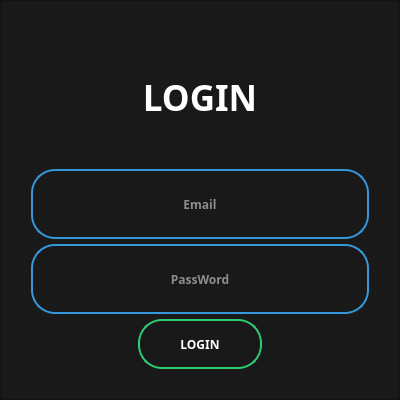
<?xml version="1.0" encoding="UTF-8"?>
<ui version="4.0">
 <class>MainWindow</class>
 <widget class="QMainWindow" name="MainWindow">
  <property name="geometry">
   <rect>
    <x>0</x>
    <y>0</y>
    <width>400</width>
    <height>400</height>
   </rect>
  </property>
  <property name="minimumSize">
   <size>
    <width>400</width>
    <height>400</height>
   </size>
  </property>
  <property name="maximumSize">
   <size>
    <width>400</width>
    <height>400</height>
   </size>
  </property>
  <property name="windowTitle">
   <string>MainWindow</string>
  </property>
  <property name="styleSheet">
   <string notr="true">margin: 0;
padding: 0;
font-family: sans-serif;
 background: #191919;</string>
  </property>
  <property name="tabShape">
   <enum>QTabWidget::Rounded</enum>
  </property>
  <widget class="QWidget" name="centralwidget">
   <layout class="QVBoxLayout" name="verticalLayout_2">
    <property name="spacing">
     <number>0</number>
    </property>
    <property name="leftMargin">
     <number>0</number>
    </property>
    <property name="topMargin">
     <number>0</number>
    </property>
    <property name="rightMargin">
     <number>0</number>
    </property>
    <property name="bottomMargin">
     <number>0</number>
    </property>
    <item>
     <widget class="QFrame" name="frame">
      <property name="styleSheet">
       <string notr="true">  padding: 30px;
  background: #191919;

  color: white;
  text-transform: uppercase;
  font-weight: 500;
</string>
      </property>
      <property name="frameShape">
       <enum>QFrame::StyledPanel</enum>
      </property>
      <property name="frameShadow">
       <enum>QFrame::Raised</enum>
      </property>
      <layout class="QVBoxLayout" name="verticalLayout_3">
       <property name="spacing">
        <number>0</number>
       </property>
       <property name="leftMargin">
        <number>0</number>
       </property>
       <property name="topMargin">
        <number>0</number>
       </property>
       <property name="rightMargin">
        <number>0</number>
       </property>
       <property name="bottomMargin">
        <number>0</number>
       </property>
       <item>
        <layout class="QVBoxLayout" name="verticalLayout" stretch="1,3,3,3">
         <property name="spacing">
          <number>5</number>
         </property>
         <item>
          <layout class="QHBoxLayout" name="horizontalLayout_3" stretch="0,1,0">
           <property name="spacing">
            <number>0</number>
           </property>
           <property name="sizeConstraint">
            <enum>QLayout::SetFixedSize</enum>
           </property>
           <item>
            <spacer name="horizontalSpacer_3">
             <property name="orientation">
              <enum>Qt::Horizontal</enum>
             </property>
             <property name="sizeHint" stdset="0">
              <size>
               <width>40</width>
               <height>20</height>
              </size>
             </property>
            </spacer>
           </item>
           <item>
            <widget class="QLabel" name="label">
             <property name="sizePolicy">
              <sizepolicy hsizetype="Expanding" vsizetype="Expanding">
               <horstretch>0</horstretch>
               <verstretch>0</verstretch>
              </sizepolicy>
             </property>
             <property name="minimumSize">
              <size>
               <width>20</width>
               <height>20</height>
              </size>
             </property>
             <property name="maximumSize">
              <size>
               <width>16777215</width>
               <height>16777215</height>
              </size>
             </property>
             <property name="baseSize">
              <size>
               <width>0</width>
               <height>0</height>
              </size>
             </property>
             <property name="font">
              <font>
               <family>sans-serif</family>
               <pointsize>26</pointsize>
               <weight>62</weight>
               <bold>true</bold>
              </font>
             </property>
             <property name="contextMenuPolicy">
              <enum>Qt::DefaultContextMenu</enum>
             </property>
             <property name="styleSheet">
              <string notr="true"/>
             </property>
             <property name="lineWidth">
              <number>0</number>
             </property>
             <property name="midLineWidth">
              <number>3</number>
             </property>
             <property name="text">
              <string>LOGIN</string>
             </property>
             <property name="textFormat">
              <enum>Qt::AutoText</enum>
             </property>
             <property name="alignment">
              <set>Qt::AlignCenter</set>
             </property>
             <property name="wordWrap">
              <bool>false</bool>
             </property>
             <property name="margin">
              <number>0</number>
             </property>
             <property name="indent">
              <number>0</number>
             </property>
            </widget>
           </item>
           <item>
            <spacer name="horizontalSpacer_4">
             <property name="orientation">
              <enum>Qt::Horizontal</enum>
             </property>
             <property name="sizeHint" stdset="0">
              <size>
               <width>40</width>
               <height>20</height>
              </size>
             </property>
            </spacer>
           </item>
          </layout>
         </item>
         <item>
          <widget class="QLineEdit" name="Email">
           <property name="maximumSize">
            <size>
             <width>16777215</width>
             <height>70</height>
            </size>
           </property>
           <property name="layoutDirection">
            <enum>Qt::LeftToRight</enum>
           </property>
           <property name="styleSheet">
            <string notr="true">#Email{border:0;
  text-align: center;
  border: 2px solid #3498db;
  padding: 14px 10px;
  
  border-radius: 24px;
  transition: 0.25s;}
#Email:focus{
  width: 280px;
  border-color: #2ecc71;
}
</string>
           </property>
           <property name="inputMask">
            <string/>
           </property>
           <property name="alignment">
            <set>Qt::AlignCenter</set>
           </property>
           <property name="placeholderText">
            <string>Email</string>
           </property>
          </widget>
         </item>
         <item>
          <widget class="QLineEdit" name="Password">
           <property name="maximumSize">
            <size>
             <width>16777215</width>
             <height>70</height>
            </size>
           </property>
           <property name="styleSheet">
            <string notr="true">#Password{border:0;
  text-align: center;
  border: 2px solid #3498db;
  padding: 14px 10px;
  border-radius: 24px;
  transition: 0.25s;}
#Password:focus{
  border-color: #2ecc71;
}
</string>
           </property>
           <property name="alignment">
            <set>Qt::AlignCenter</set>
           </property>
           <property name="placeholderText">
            <string>PassWord</string>
           </property>
          </widget>
         </item>
         <item>
          <layout class="QHBoxLayout" name="horizontalLayout_2">
           <item>
            <spacer name="horizontalSpacer">
             <property name="orientation">
              <enum>Qt::Horizontal</enum>
             </property>
             <property name="sizeHint" stdset="0">
              <size>
               <width>40</width>
               <height>20</height>
              </size>
             </property>
            </spacer>
           </item>
           <item>
            <widget class="QPushButton" name="Login">
             <property name="maximumSize">
              <size>
               <width>200</width>
               <height>50</height>
              </size>
             </property>
             <property name="styleSheet">
              <string notr="true">#Login{
  border:0;
  background: none;
  display: block;
  text-align: center;
  border: 2px solid #2ecc71;
  padding: 14px 40px;
  outline: none;
  color: white;
  border-radius: 24px;
  transition: 0.25s;
  cursor: pointer;
}
#Login:hover{
  background: #2ecc71;
}</string>
             </property>
             <property name="text">
              <string>LOGIN</string>
             </property>
            </widget>
           </item>
           <item>
            <spacer name="horizontalSpacer_2">
             <property name="orientation">
              <enum>Qt::Horizontal</enum>
             </property>
             <property name="sizeHint" stdset="0">
              <size>
               <width>40</width>
               <height>20</height>
              </size>
             </property>
            </spacer>
           </item>
          </layout>
         </item>
        </layout>
       </item>
      </layout>
     </widget>
    </item>
   </layout>
  </widget>
 </widget>
 <resources/>
 <connections/>
</ui>
